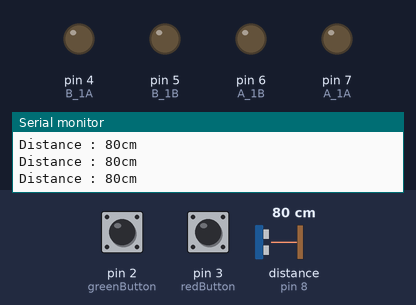
A sketch run on a simulated Arduino Uno, built with avr-gcc and run on an emulated ATmega328P. On the bench: output pins drawn as LEDs (lit = HIGH), the last lines printed to the serial monitor. Wiring (inferred from the names in the program): ultrasonic range finder: trigger pin 9; echo pin 8. Inputs (shaded band) come from the test bench; at power-on: pin 2 (greenButton) HIGH, pin 3 (redButton) HIGH, distance to the obstacle (sensor on pin 8) 80 cm. The echo pulse lasts 58.3 µs per cm; pins used as bus, display or sensor lines are not drawn.

Above: at 1.2 s.
1.3 s: pin 2 (greenButton) pulled LOW for 0.15 s
At 2.4 s:
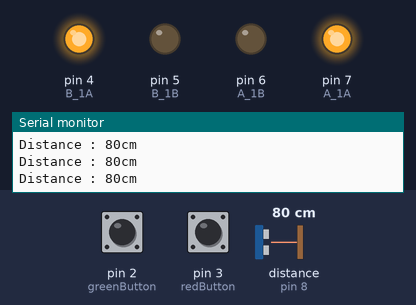
2.9 s: pin 3 (redButton) pulled LOW for 0.15 s
At 3.4 s:
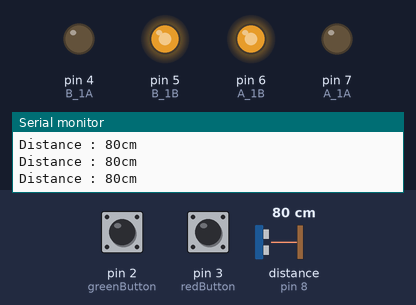
4.5 s: distance to the obstacle (sensor on pin 8) set to 12 cm
7.5 s: distance to the obstacle (sensor on pin 8) set to 9 cm
At 8.0 s:
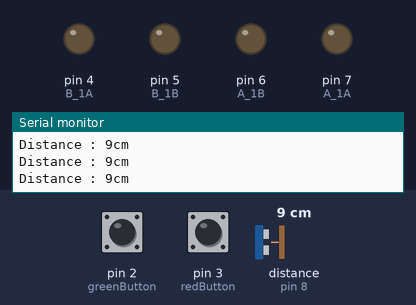
Timing chart, 0 to 10.0 s (numbered marks = the images above; inputs shaded):
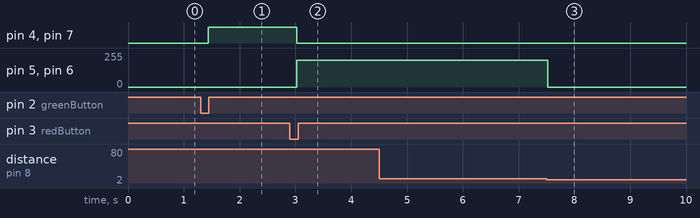

Measured:
- the behaviour switches between 11 and 10 cm on distance to the obstacle (sensor on pin 8) (found by bisection; images 2 and 3)
- after the input at 1.3 s, pin 4 (B_1A), pin 7 (A_1A): LOW → HIGH after 0.13 s
- after the input at 2.9 s, pin 4 (B_1A), pin 7 (A_1A): HIGH → LOW after 0.13 s; pin 5 (B_1B), pin 6 (A_1B): 0/255 → 200/255 after 0.13 s
- after the input at 7.5 s, pin 5 (B_1B), pin 6 (A_1B): 200/255 → 0/255 at once

The sketch:

moter_1.ino
```cpp
//결과 정리
// red버튼 누름 -> 후진  // 한번더 누르면 정지
// green버튼 누르므 -> 전진 // 한번더 누르면 정지
// 거리가 10cm 이하이면 정지

#define A_1A 7
#define A_1B 6
#define B_1A 4
#define B_1B 5
#define ECHO 8
#define TRIG 9

int speed = 200;

int greenButton = 2;
int redButton = 3;

bool greenState = false;
bool greenLastState = HIGH;

bool redState = false;
bool redLastState = HIGH;

bool stopFlag = false; // 거리로 인한 정지 상태 저장

void setup() {
  Serial.begin(9600);

  pinMode(greenButton, INPUT_PULLUP);
  pinMode(redButton, INPUT_PULLUP);

  pinMode(A_1A, OUTPUT);
  pinMode(A_1B, OUTPUT);
  pinMode(B_1A, OUTPUT);
  pinMode(B_1B, OUTPUT);

  pinMode(TRIG, OUTPUT);
  pinMode(ECHO, INPUT);
}

void loop() {
  bool currentGreen = digitalRead(greenButton);
  bool currentRed = digitalRead(redButton);

  // 초음파 거리 측정
  digitalWrite(TRIG, HIGH);
  delayMicroseconds(10);
  digitalWrite(TRIG, LOW);
  long duration = pulseIn(ECHO, HIGH);

  if(duration == 0)
  {
    return;
  }

  long distance = duration / 58;

  Serial.print("Distance : ");
  Serial.print(distance);
  Serial.println("cm");

  // 거리가 10cm 미만이면 정지 상태로 전환
  if (distance < 10) {
    stopFlag = true;
  }

  // 정지 상태일 경우 모터 정지 및 버튼 눌림 대기
  if (stopFlag) {
    analogWrite(A_1A, 0);
    analogWrite(A_1B, 0);
    analogWrite(B_1A, 0);
    analogWrite(B_1B, 0);

    if ((greenLastState == HIGH && currentGreen == LOW) ||
        (redLastState == HIGH && currentRed == LOW)) {
      stopFlag = false;
      greenState = false;
      redState = false;
      delay(100);
    }

    greenLastState = currentGreen;
    redLastState = currentRed;
    return;
  }

  // 버튼 눌림 감지 및 상태 토글
  if (greenLastState == HIGH && currentGreen == LOW) {
    greenState = !greenState;
    redState = false;
    delay(100);
  }

  if (redLastState == HIGH && currentRed == LOW) {
    redState = !redState;
    greenState = false;
    delay(100);
  }

  greenLastState = currentGreen;
  redLastState = currentRed;

  // 모터 동작 처리
  if (greenState) {
    // 전진
    analogWrite(A_1A, speed);
    analogWrite(A_1B, 0);
    analogWrite(B_1A, speed);
    analogWrite(B_1B, 0);
  } else if (redState) {
    // 후진
    analogWrite(A_1A, 0);
    analogWrite(A_1B, speed);
    analogWrite(B_1A, 0);
    analogWrite(B_1B, speed);
  } else {
    // 정지
    analogWrite(A_1A, 0);
    analogWrite(A_1B, 0);
    analogWrite(B_1A, 0);
    analogWrite(B_1B, 0);
  }
}
```
